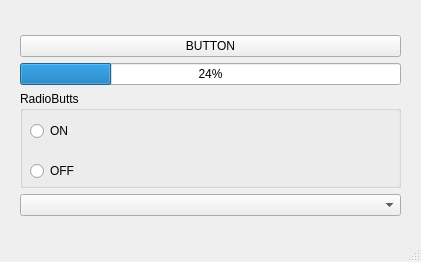
<?xml version="1.0" encoding="UTF-8"?>
<ui version="4.0">
 <class>MainWindow</class>
 <widget class="QMainWindow" name="MainWindow">
  <property name="geometry">
   <rect>
    <x>0</x>
    <y>0</y>
    <width>421</width>
    <height>262</height>
   </rect>
  </property>
  <property name="windowTitle">
   <string>MainWindow</string>
  </property>
  <widget class="QWidget" name="centralwidget">
   <widget class="QWidget" name="">
    <property name="geometry">
     <rect>
      <x>20</x>
      <y>35</y>
      <width>381</width>
      <height>181</height>
     </rect>
    </property>
    <layout class="QGridLayout" name="gridLayout">
     <item row="0" column="0">
      <widget class="QPushButton" name="push_Butt">
       <property name="text">
        <string>BUTTON</string>
       </property>
      </widget>
     </item>
     <item row="1" column="0">
      <widget class="QProgressBar" name="pr_Bar">
       <property name="value">
        <number>24</number>
       </property>
      </widget>
     </item>
     <item row="2" column="0">
      <widget class="QGroupBox" name="gr_Box">
       <property name="title">
        <string>RadioButts</string>
       </property>
       <widget class="QRadioButton" name="rad_Butt">
        <property name="geometry">
         <rect>
          <x>10</x>
          <y>30</y>
          <width>89</width>
          <height>20</height>
         </rect>
        </property>
        <property name="text">
         <string>ON</string>
        </property>
       </widget>
       <widget class="QRadioButton" name="rad_Butt_2">
        <property name="geometry">
         <rect>
          <x>10</x>
          <y>70</y>
          <width>89</width>
          <height>20</height>
         </rect>
        </property>
        <property name="text">
         <string>OFF</string>
        </property>
       </widget>
      </widget>
     </item>
     <item row="3" column="0">
      <widget class="QComboBox" name="co_Box"/>
     </item>
    </layout>
   </widget>
  </widget>
  <widget class="QMenuBar" name="menubar">
   <property name="geometry">
    <rect>
     <x>0</x>
     <y>0</y>
     <width>421</width>
     <height>22</height>
    </rect>
   </property>
  </widget>
  <widget class="QStatusBar" name="statusbar"/>
 </widget>
 <resources/>
 <connections/>
</ui>
